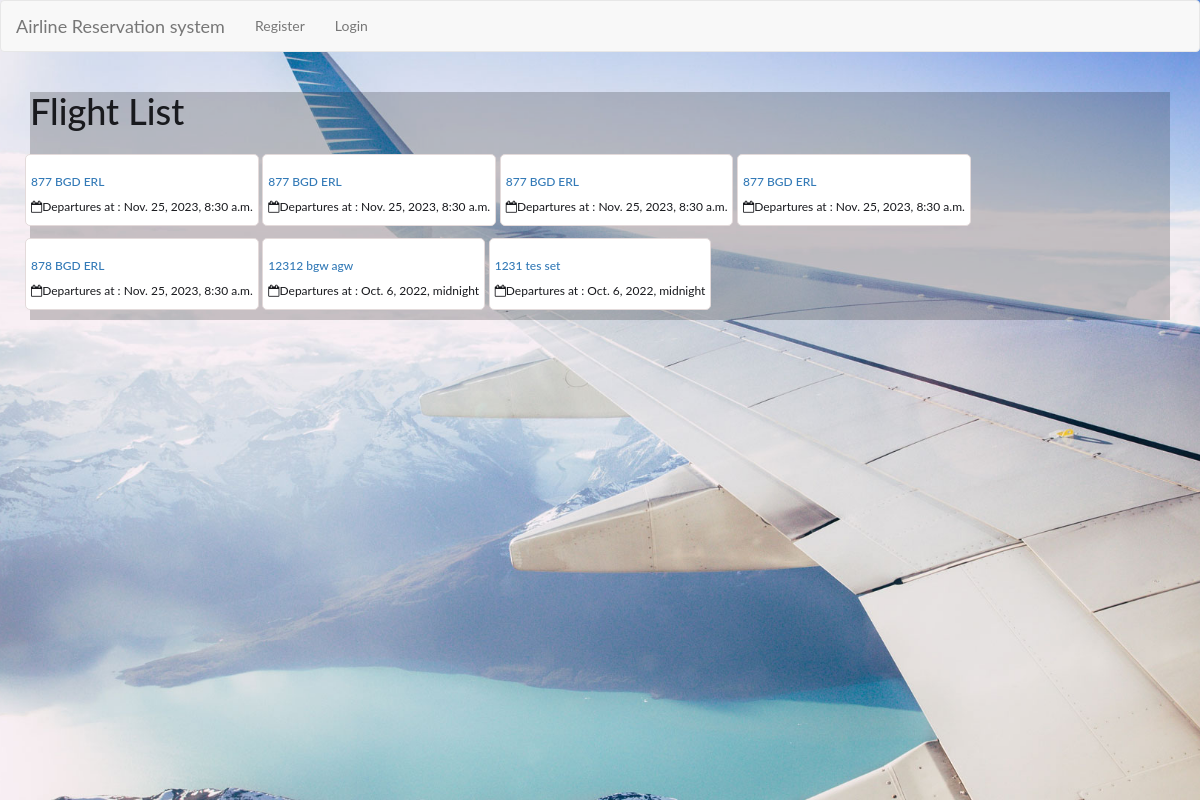
/flight_list/, run on the app's committed database.
### flights/models.py (models this page shows, shortened)
class Flight(models.Model):
    flight_number = models.CharField(max_length=10)
    departure_airport = models.CharField(max_length=3)
    arrival_airport = models.CharField(max_length=3)
    available_seats = models.PositiveIntegerField(default=125)
    max_seats = models.PositiveIntegerField(default=125)
    ticket_price = models.DecimalField(max_digits=10, decimal_places=2)
    departure_time = models.DateTimeField()
    arrival_time = models.DateTimeField()

### flights/views.py (the view)
# urls.py: path('flight_list/', views.flight_list, name='flight_list'),
def flight_list(request):
    flights = Flight.objects.all()
    context={
      'flights':flights
    }
    return render(request, 'flight_list.html', context)

### flights/templates/flight_list.html (shortened to what this page needs)
<!DOCTYPE html>
<head>
                 <link rel="stylesheet" href="https://cdnjs.cloudflare.com/ajax/libs/jquery/3.2.1/jquery.min.js">
    <link rel="stylesheet" href="https://cdnjs.cloudflare.com/ajax/libs/font-awesome/4.7.0/css/font-awesome.min.css">
    {% load static %}
    <link type="text/css" rel="stylesheet" href="{% static 'style.css' %}" />
</head>
<body>
<div id="booking" class="section">
    {% include "Header.html" %}
    <div class="container align-items-center justify-content-center">
        <div class="card">
        <div class="card-body  align-items-center justify-content-center" style="background-color: rgba(0, 0, 0, 0.2);">
                    <h1>Flight List</h1>
        <div class="row">
            <div class="col-md-12">
                <div class="mt-3">
                    <ul class="list list-inline">
                                {% for flight in flights %}
                                                        <li class="d-flex justify-content-between">
                            <div class="d-flex flex-row align-items-center">
                                <div class="ml-2">
                                    <a href="{% url 'flight_detail' flight.id %}">
                                        <h6 class="mb-0">{{flight.flight_number}} {{flight.departure_airport}} {{flight.arrival_airport}}</h6>
                                    </a>
                                    <div class="d-flex flex-row mt-1 text-black-50 date-time">
                                        <div><i class="fa fa-calendar-o"></i><span class="ml-2">Departures at : {{flight.departure_time}}</span></div>
                                    </div>
                                </div>
                            </div>
                        </li>
                                {% endfor %}
                    </ul>
                </div>
            </div>
        </div>
        </div>
    </div>
    </div>
</body>
</html>

### flights/static/style.css (style rules this page uses)
.section { position: relative; height: 100vh; }
#booking { font-family: 'Lato', sans-serif; background-image: url("background.jpg"); background-size: cover; background-position: center; color: #191a1e; }

### flights/templates/flight_list.html (style rules this page uses)
a { text-decoration: none !important }
body { background: #eee; }
.list li { list-style: none; padding: 10px; border: 1px solid #e3dada; margin-top: 12px; border-radius: 5px; background: #fff; }
.date-time { font-size: 12px; }

### data on the page
Flight: flight_number "877", departure_airport "BGD", arrival_airport "ERL", departure_time "Nov. 25, 2023, 8:30 a.m."
Flight: flight_number "877", departure_airport "BGD", arrival_airport "ERL", departure_time "Nov. 25, 2023, 8:30 a.m."
Flight: flight_number "877", departure_airport "BGD", arrival_airport "ERL", departure_time "Nov. 25, 2023, 8:30 a.m."
Flight: flight_number "877", departure_airport "BGD", arrival_airport "ERL", departure_time "Nov. 25, 2023, 8:30 a.m."
Flight: flight_number "878", departure_airport "BGD", arrival_airport "ERL", departure_time "Nov. 25, 2023, 8:30 a.m."
Flight: flight_number "12312", departure_airport "bgw", arrival_airport "agw", departure_time "Oct. 6, 2022, midnight"
Flight: flight_number "1231", departure_airport "tes", arrival_airport "set", departure_time "Oct. 6, 2022, midnight"
